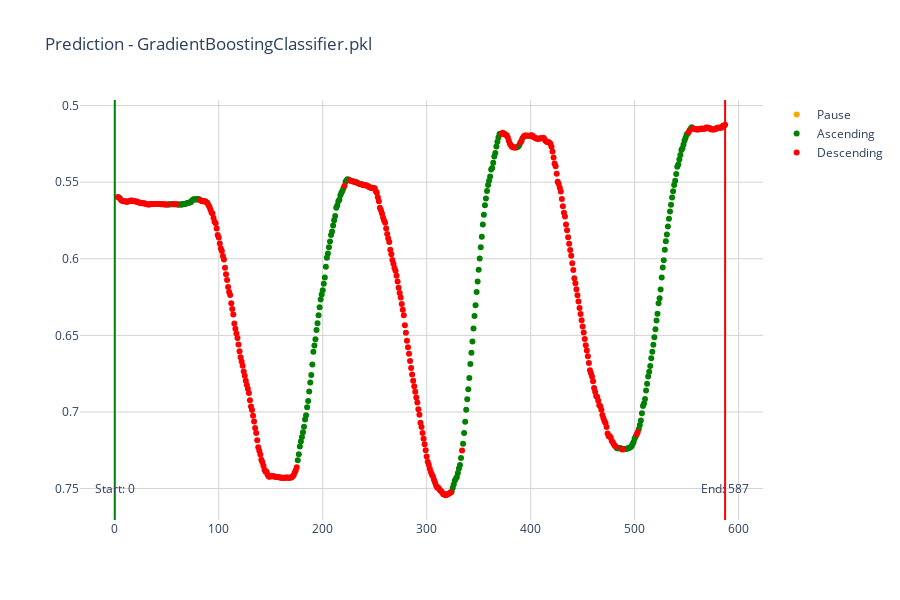
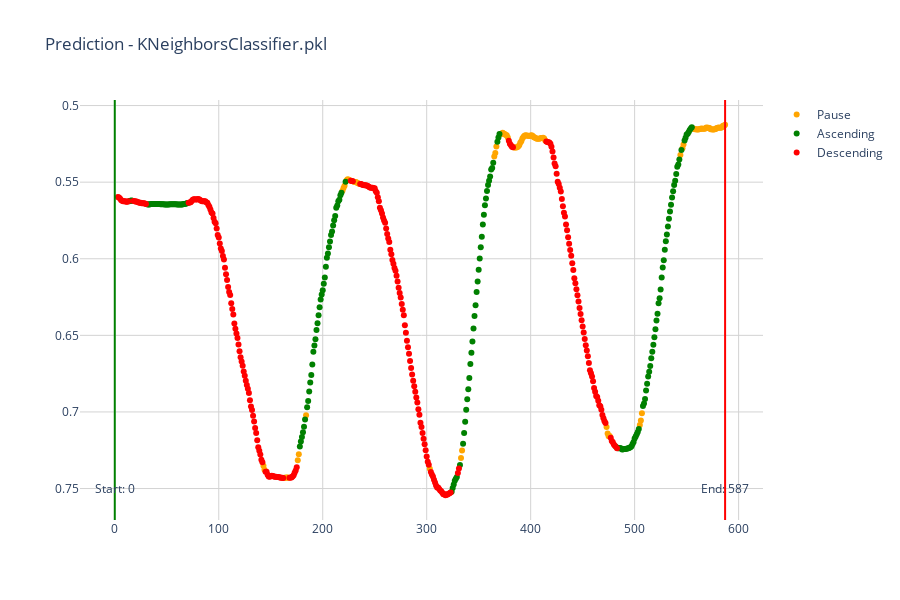

Notebook cell for these charts, in order:
### Code cell
import os
import pandas as pd
import numpy as np
import joblib
from sklearn.impute import SimpleImputer

# Assuming the necessary imports are done

# Function to create sequences from data
def create_sequences(features, window_size):
    feature_sequences = []
    for i in range(len(features) - window_size + 1):
        feature_sequences.append(features.iloc[i:(i + window_size)].values)
    return np.array(feature_sequences)

# Define the directory where models are stored
models_dir = "../../data/models/sequence/"

# Define a specific model file name if you want to run it for one model, else set to None
specific_model_file = None  # e.g., "KNeighborsClassifier.pkl"

# Define a blacklist of models to exclude
blacklist = ['imputer.pkl']  # Add model filenames to exclude

# Get all the .pkl files from the models directory
all_model_files = [f for f in os.listdir(models_dir) if f.endswith('.pkl') and f not in blacklist]

# If a specific model file is defined, only use that one
model_files = [specific_model_file] if specific_model_file else all_model_files

# Load the tracking data
new_data = pd.read_csv(csv_file_path)

# Prepare the data as per the model's training conditions
new_data['Left hip_y_diff'] = new_data['Left hip_y'].diff().fillna(0)
new_data['Right hip_y_diff'] = new_data['Right hip_y'].diff().fillna(0)

# If the new data includes the 'Label' column, drop it
if "Label" in new_data.columns:
    new_data = new_data.drop("Label", axis=1)

# Select only the required features from the new data
# required_features = ['Left hip_y', 'Right hip_y', 'Left hip_y_diff', 'Right hip_y_diff']
required_features = ['Left hip_y', 'Right hip_y']
new_data_for_sequences = new_data[required_features]

# Create sequences from the new data
window_size = 4  # Ensure this matches the window size used during training
new_data_sequences = create_sequences(new_data_for_sequences, window_size)

# Flatten the sequences for compatibility with traditional models
new_data_flat = new_data_sequences.reshape(new_data_sequences.shape[0], -1)

# Load the fitted imputer if needed and apply it to the flattened new data
imputer_path = os.path.join(models_dir, 'imputer.pkl')
if os.path.exists(imputer_path):
    imputer = joblib.load(imputer_path)
    new_data_imputed = imputer.transform(new_data_flat)
else:
    new_data_imputed = new_data_flat

# Iterate over each model file and make predictions
for model_file in model_files:
    model_path = os.path.join(models_dir, model_file)
    loaded_model = joblib.load(model_path)

    # Make predictions
    predictions = loaded_model.predict(new_data_imputed)

    # Handle predictions (e.g., assigning predictions to the last element of each sequence)
    # This part needs to be adjusted based on your specific requirements
    # Example: Assigning predictions to the last element of each sequence
    for i, prediction in enumerate(predictions):
        if i + window_size - 1 < len(new_data):
            new_data.at[i + window_size - 1, 'Label'] = prediction

    # Save the DataFrame with the new labels back to a CSV file in the new data subfolder
    predicted_file_name = f"{csv_file_subfolder}_{os.path.splitext(model_file)[0]}_predicted.csv"
    predicted_file_path = os.path.join(new_data_path, predicted_file_name)
    new_data.to_csv(predicted_file_path, index=False)

    print(f"Predictions using {model_file} saved to {predicted_file_path}")
    # Plot the new data with predictions
    plot_movement_data(predicted_file_path, ignore_start, ignore_end, title=f"Prediction - {model_file}")

### Figure 1 — Plotly figure (JSON) as saved in the notebook; plotly's stock layout.template omitted (floating-point values rounded to 4 significant figures; data arrays with more than 128 entries replaced by an {"elided": "..."} marker saying what was removed)
{"data": [{"hovertemplate": "x: %{x}", "marker": {"color": "orange"}, "mode": "markers", "name": "Pause", "type": "scatter", "x": [395], "y": [0.5193]}, {"hovertemplate": "x: %{x}", "marker": {"color": "green"}, "mode": "markers", "name": "Ascending", "type": "scatter", "x": {"elided": "201 int values"}, "y": {"elided": "201 float values"}}, {"hovertemplate": "x: %{x}", "marker": {"color": "red"}, "mode": "markers", "name": "Descending", "type": "scatter", "x": {"elided": "383 int values"}, "y": {"elided": "383 float values"}}, {"hovertemplate": "x: %{x}", "marker": {"color": "yellow"}, "mode": "markers", "name": "Transition", "type": "scatter", "x": [], "y": []}, {"hovertemplate": "x: %{x}", "marker": {"color": "grey"}, "mode": "markers", "name": "Unknown", "type": "scatter", "x": [], "y": []}], "layout": {"annotations": [{"showarrow": false, "text": "Start: 0", "x": 0, "y": 0.05, "yref": "paper"}, {"showarrow": false, "text": "End: 587", "x": 587, "y": 0.05, "yref": "paper"}], "autosize": true, "height": 600, "hovermode": "x", "paper_bgcolor": "rgba(0,0,0,0)", "plot_bgcolor": "rgba(0,0,0,0)", "shapes": [{"line": {"color": "Green", "width": 2}, "type": "line", "x0": 0, "x1": 0, "y0": 0, "y1": 1, "yref": "paper"}, {"line": {"color": "Red", "width": 2}, "type": "line", "x0": 587, "x1": 587, "y0": 0, "y1": 1, "yref": "paper"}], "title": {"text": "Prediction - GradientBoostingClassifier.pkl"}, "xaxis": {"gridcolor": "LightGrey", "gridwidth": 1, "showgrid": true}, "yaxis": {"autorange": "reversed", "gridcolor": "LightGrey", "gridwidth": 1, "showgrid": true}}}

### Figure 2 — Plotly figure (JSON) as saved in the notebook; plotly's stock layout.template omitted (floating-point values rounded to 4 significant figures; data arrays with more than 128 entries replaced by an {"elided": "..."} marker saying what was removed)
{"data": [{"hovertemplate": "x: %{x}", "marker": {"color": "orange"}, "mode": "markers", "name": "Pause", "type": "scatter", "x": [143, 144, 163, 164, 165, 166, 167, 176, 177, 184, 219, 220, 221, 223, 224, 225, 226, 230, 231, 232, 233, 234, 235, 303, 333, 334, 365, 366, 367, 371, 372, 373, 374, 375, 376, 377, 378, 384, 385, 386, 387, 388, 389, 390, 391, 392, 393, 394, 395, 396, 397, 398, 399, 400, 401, 402, 403, 404, 405, 406, 407, 408, 409, 410, 411, 412, 413, 414, 473, 474, 475, 476, 505, 506, 507, 544, 546, 547, 556, 557, 558, 559, 560, 561, 562, 563, 564, 565, 566, 567, 568, 569, 570, 571, 572, 573, 574, 575, 576, 577, 578, 579, 580, 581, 582, 583, 584, 585, 586, 587], "y": [0.7351, 0.7377, 0.743, 0.7429, 0.7429, 0.7428, 0.7429, 0.7315, 0.7276, 0.7022, 0.5557, 0.5538, 0.5523, 0.5488, 0.5481, 0.5484, 0.5488, 0.5497, 0.5498, 0.5499, 0.5504, 0.5507, 0.5511, 0.7371, 0.73, 0.7251, 0.5333, 0.531, 0.5267, 0.5186, 0.5186, 0.5178, 0.5182, 0.5186, 0.5193, 0.5193, 0.5209, 0.5273, 0.5274, 0.5274, 0.5272, 0.5266, 0.5259, 0.5243, 0.5233, 0.5214, 0.5206, 0.5198, 0.5193, 0.5195, 0.5197, 0.5197, 0.5198, 0.5195, 0.5194, 0.5198, 0.5207, 0.5208, 0.5213, 0.5217, 0.5217, 0.5216, 0.5215, 0.5212, 0.5211, 0.521, 0.5215, 0.5228, 0.7099, 0.714, 0.7158, 0.7157, 0.7085, 0.7056, 0.7009, 0.5322, 0.5278, 0.5254, 0.515, 0.5152, 0.5155, 0.5154, 0.5156, 0.5156, 0.5155, 0.5153, 0.515, 0.5151, 0.5151, 0.5151, 0.5149, 0.5144, 0.5145, 0.5145, 0.5147, 0.5154, 0.5155, 0.5156, 0.5157, 0.5154, 0.5154, 0.5146, 0.5144, 0.5144, 0.5145, 0.5145, 0.5142, 0.5132, 0.5131, 0.5125]}, {"hovertemplate": "x: %{x}", "marker": {"color": "green"}, "mode": "markers", "name": "Ascending", "type": "scatter", "x": {"elided": "192 int values"}, "y": {"elided": "192 float values"}}, {"hovertemplate": "x: %{x}", "marker": {"color": "red"}, "mode": "markers", "name": "Descending", "type": "scatter", "x": {"elided": "283 int values"}, "y": {"elided": "283 float values"}}, {"hovertemplate": "x: %{x}", "marker": {"color": "yellow"}, "mode": "markers", "name": "Transition", "type": "scatter", "x": [], "y": []}, {"hovertemplate": "x: %{x}", "marker": {"color": "grey"}, "mode": "markers", "name": "Unknown", "type": "scatter", "x": [], "y": []}], "layout": {"annotations": [{"showarrow": false, "text": "Start: 0", "x": 0, "y": 0.05, "yref": "paper"}, {"showarrow": false, "text": "End: 587", "x": 587, "y": 0.05, "yref": "paper"}], "autosize": true, "height": 600, "hovermode": "x", "paper_bgcolor": "rgba(0,0,0,0)", "plot_bgcolor": "rgba(0,0,0,0)", "shapes": [{"line": {"color": "Green", "width": 2}, "type": "line", "x0": 0, "x1": 0, "y0": 0, "y1": 1, "yref": "paper"}, {"line": {"color": "Red", "width": 2}, "type": "line", "x0": 587, "x1": 587, "y0": 0, "y1": 1, "yref": "paper"}], "title": {"text": "Prediction - KNeighborsClassifier.pkl"}, "xaxis": {"gridcolor": "LightGrey", "gridwidth": 1, "showgrid": true}, "yaxis": {"autorange": "reversed", "gridcolor": "LightGrey", "gridwidth": 1, "showgrid": true}}}
